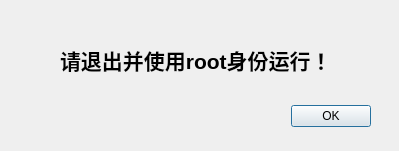
<?xml version="1.0" encoding="UTF-8"?>
<ui version="4.0">
 <class>NotrootDialog</class>
 <widget class="QDialog" name="NotrootDialog">
  <property name="geometry">
   <rect>
    <x>0</x>
    <y>0</y>
    <width>399</width>
    <height>151</height>
   </rect>
  </property>
  <property name="windowTitle">
   <string>提示</string>
  </property>
  <widget class="QDialogButtonBox" name="buttonBox">
   <property name="geometry">
    <rect>
     <x>30</x>
     <y>100</y>
     <width>341</width>
     <height>32</height>
    </rect>
   </property>
   <property name="orientation">
    <enum>Qt::Horizontal</enum>
   </property>
   <property name="standardButtons">
    <set>QDialogButtonBox::Ok</set>
   </property>
  </widget>
  <widget class="QLabel" name="label">
   <property name="geometry">
    <rect>
     <x>60</x>
     <y>20</y>
     <width>281</width>
     <height>81</height>
    </rect>
   </property>
   <property name="text">
    <string>&lt;!DOCTYPE HTML PUBLIC &quot;-//W3C//DTD HTML 4.0//EN&quot; &quot;http://www.w3.org/TR/REC-html40/strict.dtd&quot;&gt;
&lt;html&gt;&lt;head&gt;&lt;meta name=&quot;qrichtext&quot; content=&quot;1&quot; /&gt;&lt;style type=&quot;text/css&quot;&gt;
p, li { white-space: pre-wrap; }
&lt;/style&gt;&lt;/head&gt;&lt;body style=&quot; font-family:'Comic Sans MS'; font-size:10pt; font-weight:400; font-style:normal;&quot;&gt;
&lt;p style=&quot; margin-top:0px; margin-bottom:0px; margin-left:0px; margin-right:0px; -qt-block-indent:0; text-indent:0px;&quot;&gt;&lt;span style=&quot; font-size:16pt; font-weight:600;&quot;&gt;请退出并使用root身份运行！&lt;/span&gt;&lt;/p&gt;&lt;/body&gt;&lt;/html&gt;</string>
   </property>
  </widget>
 </widget>
 <resources/>
 <connections>
  <connection>
   <sender>buttonBox</sender>
   <signal>accepted()</signal>
   <receiver>NotrootDialog</receiver>
   <slot>accept()</slot>
   <hints>
    <hint type="sourcelabel">
     <x>356</x>
     <y>115</y>
    </hint>
    <hint type="destinationlabel">
     <x>377</x>
     <y>21</y>
    </hint>
   </hints>
  </connection>
  <connection>
   <sender>NotrootDialog</sender>
   <signal>finished(int)</signal>
   <receiver>NotrootDialog</receiver>
   <slot>accept()</slot>
   <hints>
    <hint type="sourcelabel">
     <x>14</x>
     <y>24</y>
    </hint>
    <hint type="destinationlabel">
     <x>25</x>
     <y>24</y>
    </hint>
   </hints>
  </connection>
 </connections>
 <slots>
  <slot>all_close()</slot>
 </slots>
</ui>
